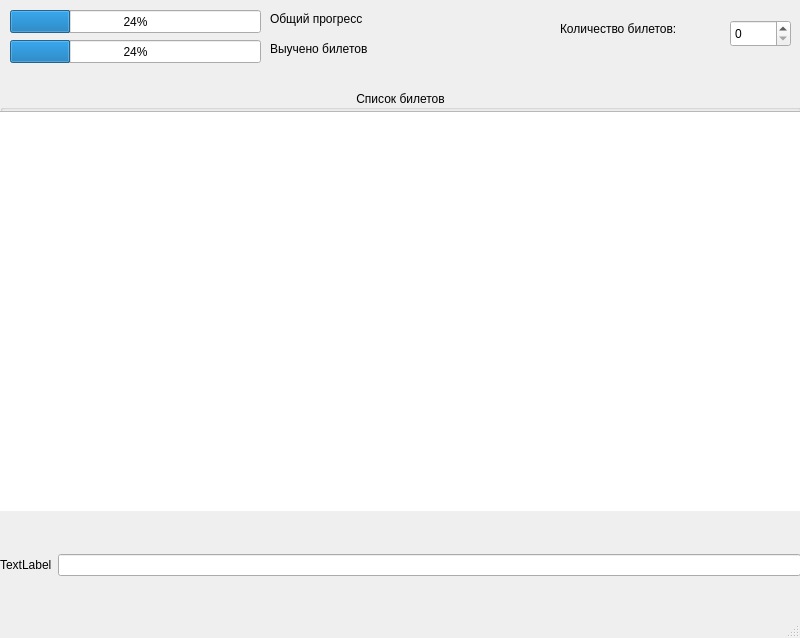
<?xml version="1.0" encoding="UTF-8"?>
<ui version="4.0">
 <class>MainWindow</class>
 <widget class="QMainWindow" name="MainWindow">
  <property name="geometry">
   <rect>
    <x>0</x>
    <y>0</y>
    <width>800</width>
    <height>638</height>
   </rect>
  </property>
  <property name="windowTitle">
   <string>MainWindow</string>
  </property>
  <widget class="QWidget" name="centralwidget">
   <widget class="QSpinBox" name="spinBox">
    <property name="geometry">
     <rect>
      <x>730</x>
      <y>20</y>
      <width>61</width>
      <height>27</height>
     </rect>
    </property>
   </widget>
   <widget class="QProgressBar" name="progressBar">
    <property name="geometry">
     <rect>
      <x>10</x>
      <y>10</y>
      <width>251</width>
      <height>23</height>
     </rect>
    </property>
    <property name="value">
     <number>24</number>
    </property>
   </widget>
   <widget class="QProgressBar" name="progressBar_2">
    <property name="geometry">
     <rect>
      <x>10</x>
      <y>40</y>
      <width>251</width>
      <height>23</height>
     </rect>
    </property>
    <property name="value">
     <number>24</number>
    </property>
   </widget>
   <widget class="QLabel" name="label">
    <property name="geometry">
     <rect>
      <x>270</x>
      <y>10</y>
      <width>121</width>
      <height>18</height>
     </rect>
    </property>
    <property name="text">
     <string>Общий прогресс</string>
    </property>
   </widget>
   <widget class="QLabel" name="label_2">
    <property name="geometry">
     <rect>
      <x>270</x>
      <y>40</y>
      <width>141</width>
      <height>18</height>
     </rect>
    </property>
    <property name="text">
     <string>Выучено билетов</string>
    </property>
   </widget>
   <widget class="QLabel" name="label_3">
    <property name="geometry">
     <rect>
      <x>560</x>
      <y>20</y>
      <width>161</width>
      <height>18</height>
     </rect>
    </property>
    <property name="text">
     <string>Количество билетов:</string>
    </property>
   </widget>
   <widget class="QWidget" name="gridLayoutWidget">
    <property name="geometry">
     <rect>
      <x>0</x>
      <y>510</y>
      <width>801</width>
      <height>111</height>
     </rect>
    </property>
    <layout class="QGridLayout" name="gridLayout">
     <item row="1" column="0">
      <widget class="QLabel" name="label_4">
       <property name="text">
        <string>TextLabel</string>
       </property>
      </widget>
     </item>
     <item row="1" column="1">
      <widget class="QLineEdit" name="lineEdit"/>
     </item>
    </layout>
   </widget>
   <widget class="QGroupBox" name="groupBox">
    <property name="geometry">
     <rect>
      <x>0</x>
      <y>90</y>
      <width>801</width>
      <height>421</height>
     </rect>
    </property>
    <property name="title">
     <string>Список билетов</string>
    </property>
    <property name="alignment">
     <set>Qt::AlignCenter</set>
    </property>
    <widget class="QListWidget" name="listWidget">
     <property name="geometry">
      <rect>
       <x>-5</x>
       <y>21</y>
       <width>811</width>
       <height>401</height>
      </rect>
     </property>
    </widget>
   </widget>
  </widget>
  <widget class="QStatusBar" name="statusbar"/>
 </widget>
 <resources/>
 <connections/>
</ui>
